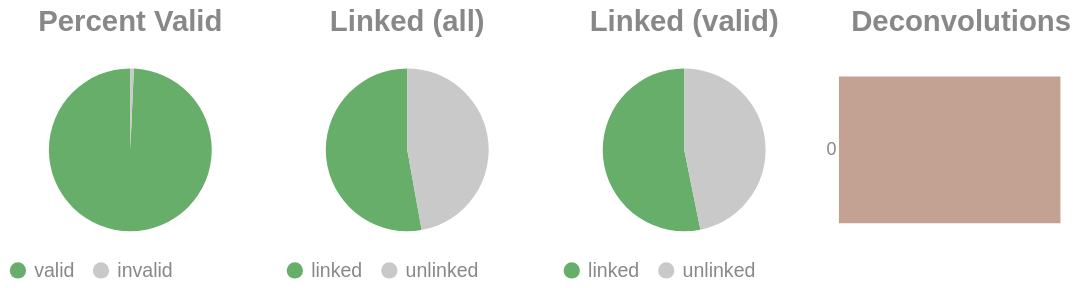

The notebook cell saved with this chart:
### Code cell
if SKIPLR:
    pass
else:
    clash = Counter()
    for i in valids['molecule'].to_list():
        _mol = i.split("-")
        if len(_mol) == 1:
            clash.update('0')
        else:
            clash.update(_mol[-1])

    _d = {"deconvolutions": [], 'count': []}
    for k,v in clash.items():
        _d['deconvolutions'].append(k)
        _d['count'].append(v)

    tot_valid = valids['reads'].sum()
    mask = valids['reads'] >= 2
    n_linked_reads = valids.filter(mask)['reads'].sum()
    if n_linked_reads == 0:
        print_html("No linked molecules (>=2 reads) were detected; skipping linked-only distributions.")
        SKIPLR = True
    else:
        perc_valid = round(tot_valid / n_reads, 4)
        linked_perc_abs = round(n_linked_reads / n_reads, 4)
        linked_perc = round(n_linked_reads / tot_valid, 4)

    _valid = pl.DataFrame({"valids": ['valid', 'invalid'], "count": [tot_valid, n_reads - tot_valid]})
    _linked_abs = pl.DataFrame({"linked (absolute)": ['linked', 'unlinked'], "count": [n_linked_reads, n_reads - n_linked_reads]})
    _linked_rel = pl.DataFrame({"linked (valids)": ['linked', 'unlinked'], "count": [n_linked_reads, tot_valid - n_linked_reads]})

    (
        alt.hconcat(
            piechart(_valid, goodval = 'valid', title = "Percent Valid"),
            piechart(_linked_abs, goodval = "linked", title =  "Linked (all)"),
            piechart(_linked_rel, goodval = "linked", title =  "Linked (valid)"),
            convolutionbar(pl.DataFrame(_d), title = "Deconvolutions"),
            center = True,
            bounds = 'flush'
        )
        .resolve_scale(color='independent')
        .resolve_legend('independent')
        .properties(usermeta={'embedOptions': {"actions": False}})
    ).display()

### Figure 1 — Vega-Lite specification as saved in the notebook (floating-point values rounded to 4 significant figures)
{"width": "container", "height": 400, "config": {"title": {"anchor": "start", "dy": -15, "fontSize": 18, "color": "#888888", "subtitleColor": "#888888", "subtitleFontSize": 14}, "arc": {"fill": "#0072B2"}, "axis": {"domainColor": "#888888", "domainWidth": 0.5, "gridWidth": 0.2, "grid": false, "titleFontWeight": 400, "titleFontSize": 15, "labelFontSize": 11, "labelColor": "#888888", "tickColor": "#888888", "tickWidth": 0.2, "titleColor": "#888888"}, "axisBand": {"grid": false}, "axisX": {"grid": true, "tickSize": 10, "domainCap": "round"}, "axisY": {"domain": false, "grid": true, "tickSize": 0, "domainCap": "round"}, "background": "transparent", "header": {"labelFontSize": 15, "labelColor": "#888888", "titleFontSize": 15, "titleFontWeight": 600, "titleColor": "#888888"}, "legend": {"labelFont": "sans-serif", "labelFontSize": 12, "labelColor": "#888888", "symbolSize": 100, "symbolType": "circle", "titleFontSize": 12, "titlePadding": 10, "titleColor": "#888888", "title": null}, "range": {"category": ["#E69F00", "#56B4E9", "#009E73", "#F0E442", "#0072B2", "#D55E00", "#CC79A7", "#000000"], "diverging": ["#cfe8f3", "#a2d4ec", "#73bfe2", "#46abdb", "#1696d2", "#12719e"]}, "area": {"fill": "#0072B2", "fillOpacity": 0.7, "line": true, "strokeOpacity": 0.7}, "line": {"color": "#0072B2", "stroke": "#0072B2", "strokeWidth": 2}, "trail": {"color": "#0072B2", "stroke": "#0072B2", "strokeWidth": 0, "size": 1}, "point": {"filled": true, "fillOpacity": 1.0, "size": 95}, "text": {"color": "#888888", "fontSize": 11, "align": "right", "fontWeight": 400, "size": 11}, "bar": {"fill": "#0072B2", "stroke": null}, "view": {"stroke": null, "continuousWidth": 660, "continuousHeight": 400}}, "hconcat": [{"data": {"name": "data-dfb13b3bb4312fbd85a3b6b1a28bf52c"}, "mark": {"type": "arc"}, "encoding": {"color": {"field": "valids", "legend": {"orient": "bottom", "title": null}, "scale": {"domain": ["valid", "invalid"], "range": ["#68ae6b", "#C9C9C9"]}, "title": "Valids", "type": "nominal"}, "theta": {"field": "count", "type": "quantitative"}, "tooltip": [{"field": "valids", "title": "Valids", "type": "ordinal"}, {"field": "percent", "format": ".2%", "title": "Percent", "type": "quantitative"}, {"field": "count", "title": "Count", "type": "quantitative"}]}, "height": 100, "title": {"text": "Percent Valid", "align": "center", "anchor": "middle"}, "transform": [{"calculate": "datum.count / 11131019", "as": "percent"}], "width": 150}, {"data": {"name": "data-659e76373e7af853580d234e1cfc5e3a"}, "mark": {"type": "arc"}, "encoding": {"color": {"field": "linked (absolute)", "legend": {"orient": "bottom", "title": null}, "scale": {"domain": ["linked", "unlinked"], "range": ["#68ae6b", "#C9C9C9"]}, "title": "Linked (Absolute)", "type": "nominal"}, "theta": {"field": "count", "type": "quantitative"}, "tooltip": [{"field": "linked (absolute)", "title": "Linked (Absolute)", "type": "ordinal"}, {"field": "percent", "format": ".2%", "title": "Percent", "type": "quantitative"}, {"field": "count", "title": "Count", "type": "quantitative"}]}, "height": 100, "title": {"text": "Linked (all)", "align": "center", "anchor": "middle"}, "transform": [{"calculate": "datum.count / 11131019", "as": "percent"}], "width": 150}, {"data": {"name": "data-19a812fe62ccdd2bb3b73fa5c4389b9d"}, "mark": {"type": "arc"}, "encoding": {"color": {"field": "linked (valids)", "legend": {"orient": "bottom", "title": null}, "scale": {"domain": ["linked", "unlinked"], "range": ["#68ae6b", "#C9C9C9"]}, "title": "Linked (Valids)", "type": "nominal"}, "theta": {"field": "count", "type": "quantitative"}, "tooltip": [{"field": "linked (valids)", "title": "Linked (Valids)", "type": "ordinal"}, {"field": "percent", "format": ".2%", "title": "Percent", "type": "quantitative"}, {"field": "count", "title": "Count", "type": "quantitative"}]}, "height": 100, "title": {"text": "Linked (valid)", "align": "center", "anchor": "middle"}, "transform": [{"calculate": "datum.count / 11054127", "as": "percent"}], "width": 150}, {"data": {"name": "data-ea2248c32fdba1b68829078226d7a661"}, "mark": {"type": "bar"}, "encoding": {"color": {"field": "deconvolutions", "legend": null, "scale": {"scheme": "lightgreyred"}, "type": "nominal"}, "tooltip": [{"field": "deconvolutions", "title": "Deconvolutions", "type": "ordinal"}, {"field": "percent", "format": ".2%", "title": "Percent", "type": "quantitative"}, {"field": "count", "title": "Count", "type": "quantitative"}], "x": {"axis": null, "field": "count", "type": "quantitative"}, "y": {"field": "deconvolutions", "sort": "ascending", "title": null, "type": "nominal"}}, "height": 100, "title": {"text": "Deconvolutions", "align": "center", "anchor": "middle"}, "transform": [{"calculate": "datum.count / 7251693", "as": "percent"}], "width": 150}], "bounds": "flush", "center": true, "resolve": {"legend": {"angle": "independent"}, "scale": {"color": "independent"}}, "usermeta": {"embedOptions": {"actions": false}}, "$schema": "https://vega.github.io/schema/vega-lite/v6.1.0.json", "datasets": {"data-dfb13b3bb4312fbd85a3b6b1a28bf52c": [{"valids": "valid", "count": 11054127}, {"valids": "invalid", "count": 76892}], "data-659e76373e7af853580d234e1cfc5e3a": [{"linked (absolute)": "linked", "count": 5880748}, {"linked (absolute)": "unlinked", "count": 5250271}], "data-19a812fe62ccdd2bb3b73fa5c4389b9d": [{"linked (valids)": "linked", "count": 5880748}, {"linked (valids)": "unlinked", "count": 5173379}], "data-ea2248c32fdba1b68829078226d7a661": [{"deconvolutions": "0", "count": 7251693}]}}
